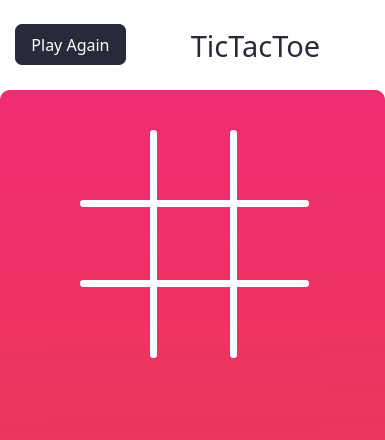
<?xml version="1.0" encoding="UTF-8"?>
<ui version="4.0">
 <class>janela_jogodavelha</class>
 <widget class="QDialog" name="janela_jogodavelha">
  <property name="geometry">
   <rect>
    <x>0</x>
    <y>0</y>
    <width>385</width>
    <height>440</height>
   </rect>
  </property>
  <property name="minimumSize">
   <size>
    <width>385</width>
    <height>440</height>
   </size>
  </property>
  <property name="maximumSize">
   <size>
    <width>385</width>
    <height>440</height>
   </size>
  </property>
  <property name="windowTitle">
   <string>Tic Tac Toe</string>
  </property>
  <property name="windowIcon">
   <iconset>
    <normaloff>../img/keycap-number-sign_23-fe0f-20e3.png</normaloff>../img/keycap-number-sign_23-fe0f-20e3.png</iconset>
  </property>
  <property name="styleSheet">
   <string notr="true">background-color: white;</string>
  </property>
  <widget class="Line" name="line_4">
   <property name="geometry">
    <rect>
     <x>230</x>
     <y>130</y>
     <width>7</width>
     <height>228</height>
    </rect>
   </property>
   <property name="styleSheet">
    <string notr="true">background-color: rgb(255, 255, 255);
border-radius: 3px;</string>
   </property>
   <property name="orientation">
    <enum>Qt::Vertical</enum>
   </property>
  </widget>
  <widget class="Line" name="line_3">
   <property name="geometry">
    <rect>
     <x>150</x>
     <y>130</y>
     <width>7</width>
     <height>228</height>
    </rect>
   </property>
   <property name="styleSheet">
    <string notr="true">border: none;
background-color: rgb(255, 255, 255);
border-radius: 3px;</string>
   </property>
   <property name="orientation">
    <enum>Qt::Vertical</enum>
   </property>
  </widget>
  <widget class="Line" name="line">
   <property name="geometry">
    <rect>
     <x>80</x>
     <y>200</y>
     <width>229</width>
     <height>7</height>
    </rect>
   </property>
   <property name="minimumSize">
    <size>
     <width>0</width>
     <height>0</height>
    </size>
   </property>
   <property name="maximumSize">
    <size>
     <width>16777215</width>
     <height>16777215</height>
    </size>
   </property>
   <property name="styleSheet">
    <string notr="true">background-color: rgb(255, 255, 255);
border-radius: 3px;</string>
   </property>
   <property name="orientation">
    <enum>Qt::Horizontal</enum>
   </property>
  </widget>
  <widget class="Line" name="line_2">
   <property name="geometry">
    <rect>
     <x>80</x>
     <y>280</y>
     <width>229</width>
     <height>7</height>
    </rect>
   </property>
   <property name="styleSheet">
    <string notr="true">background-color: rgb(255, 255, 255);
border-radius: 3px;</string>
   </property>
   <property name="orientation">
    <enum>Qt::Horizontal</enum>
   </property>
  </widget>
  <widget class="QPushButton" name="btn1">
   <property name="geometry">
    <rect>
     <x>80</x>
     <y>130</y>
     <width>68</width>
     <height>68</height>
    </rect>
   </property>
   <property name="font">
    <font>
     <family>Fredoka One</family>
     <pointsize>48</pointsize>
    </font>
   </property>
   <property name="styleSheet">
    <string notr="true">border: none;
background-color: transparent;
color: white;</string>
   </property>
   <property name="text">
    <string/>
   </property>
  </widget>
  <widget class="QPushButton" name="btn2">
   <property name="geometry">
    <rect>
     <x>160</x>
     <y>130</y>
     <width>68</width>
     <height>68</height>
    </rect>
   </property>
   <property name="font">
    <font>
     <family>Fredoka One</family>
     <pointsize>48</pointsize>
    </font>
   </property>
   <property name="styleSheet">
    <string notr="true">border: none;
background-color: transparent;
color: white;</string>
   </property>
   <property name="text">
    <string/>
   </property>
  </widget>
  <widget class="QPushButton" name="btn3">
   <property name="geometry">
    <rect>
     <x>240</x>
     <y>130</y>
     <width>68</width>
     <height>68</height>
    </rect>
   </property>
   <property name="font">
    <font>
     <family>Fredoka One</family>
     <pointsize>48</pointsize>
    </font>
   </property>
   <property name="styleSheet">
    <string notr="true">border: none;
background-color: transparent;
color: white;</string>
   </property>
   <property name="text">
    <string/>
   </property>
  </widget>
  <widget class="QPushButton" name="btn6">
   <property name="geometry">
    <rect>
     <x>240</x>
     <y>210</y>
     <width>68</width>
     <height>68</height>
    </rect>
   </property>
   <property name="font">
    <font>
     <family>Fredoka One</family>
     <pointsize>48</pointsize>
    </font>
   </property>
   <property name="styleSheet">
    <string notr="true">border: none;
background-color: transparent;
color: white;</string>
   </property>
   <property name="text">
    <string/>
   </property>
  </widget>
  <widget class="QPushButton" name="btn5">
   <property name="geometry">
    <rect>
     <x>160</x>
     <y>210</y>
     <width>68</width>
     <height>68</height>
    </rect>
   </property>
   <property name="font">
    <font>
     <family>Fredoka One</family>
     <pointsize>48</pointsize>
    </font>
   </property>
   <property name="styleSheet">
    <string notr="true">border: none;
background-color: transparent;
color: white;</string>
   </property>
   <property name="text">
    <string/>
   </property>
  </widget>
  <widget class="QPushButton" name="btn4">
   <property name="geometry">
    <rect>
     <x>80</x>
     <y>210</y>
     <width>68</width>
     <height>68</height>
    </rect>
   </property>
   <property name="font">
    <font>
     <family>Fredoka One</family>
     <pointsize>48</pointsize>
    </font>
   </property>
   <property name="styleSheet">
    <string notr="true">border: none;
background-color: transparent;
color: white;</string>
   </property>
   <property name="text">
    <string/>
   </property>
  </widget>
  <widget class="QPushButton" name="btn7">
   <property name="geometry">
    <rect>
     <x>80</x>
     <y>290</y>
     <width>68</width>
     <height>68</height>
    </rect>
   </property>
   <property name="font">
    <font>
     <family>Fredoka One</family>
     <pointsize>48</pointsize>
    </font>
   </property>
   <property name="styleSheet">
    <string notr="true">border: none;
background-color: transparent;
color: white;</string>
   </property>
   <property name="text">
    <string/>
   </property>
  </widget>
  <widget class="QPushButton" name="btn8">
   <property name="geometry">
    <rect>
     <x>160</x>
     <y>290</y>
     <width>68</width>
     <height>68</height>
    </rect>
   </property>
   <property name="font">
    <font>
     <family>Fredoka One</family>
     <pointsize>48</pointsize>
    </font>
   </property>
   <property name="styleSheet">
    <string notr="true">border: none;
background-color: transparent;
color: white;</string>
   </property>
   <property name="text">
    <string/>
   </property>
  </widget>
  <widget class="QPushButton" name="btn9">
   <property name="geometry">
    <rect>
     <x>240</x>
     <y>290</y>
     <width>68</width>
     <height>68</height>
    </rect>
   </property>
   <property name="font">
    <font>
     <family>Fredoka One</family>
     <pointsize>48</pointsize>
    </font>
   </property>
   <property name="styleSheet">
    <string notr="true">border: none;
background-color: transparent;
color: white;</string>
   </property>
   <property name="text">
    <string/>
   </property>
  </widget>
  <widget class="QLabel" name="lbl_turn">
   <property name="geometry">
    <rect>
     <x>80</x>
     <y>380</y>
     <width>231</width>
     <height>41</height>
    </rect>
   </property>
   <property name="font">
    <font>
     <family>Fredoka One</family>
     <pointsize>16</pointsize>
     <weight>50</weight>
     <bold>false</bold>
     <kerning>true</kerning>
    </font>
   </property>
   <property name="styleSheet">
    <string notr="true">background-color: transparent;
color: rgb(255, 255, 255);</string>
   </property>
   <property name="text">
    <string/>
   </property>
   <property name="alignment">
    <set>Qt::AlignCenter</set>
   </property>
  </widget>
  <widget class="QPushButton" name="btn_playagain">
   <property name="geometry">
    <rect>
     <x>15</x>
     <y>24</y>
     <width>111</width>
     <height>41</height>
    </rect>
   </property>
   <property name="font">
    <font>
     <family>Fredoka One</family>
     <pointsize>12</pointsize>
     <weight>50</weight>
     <bold>false</bold>
    </font>
   </property>
   <property name="cursor">
    <cursorShape>PointingHandCursor</cursorShape>
   </property>
   <property name="styleSheet">
    <string notr="true">color: #ffffff;
color: rgb(255, 255, 255);
background-color: rgb(40, 42, 58);
border-radius: 7px;</string>
   </property>
   <property name="text">
    <string>Play Again</string>
   </property>
  </widget>
  <widget class="QLabel" name="label">
   <property name="geometry">
    <rect>
     <x>0</x>
     <y>90</y>
     <width>385</width>
     <height>361</height>
    </rect>
   </property>
   <property name="styleSheet">
    <string notr="true">background-color: qlineargradient(spread:pad, x1:0.506, y1:1, x2:0.494, y2:0, stop:0 rgba(235, 55, 90, 255), stop:1 rgba(240, 45, 115, 255));
border-radius: 10px;</string>
   </property>
   <property name="text">
    <string/>
   </property>
  </widget>
  <widget class="QLabel" name="lbl_turn_2">
   <property name="geometry">
    <rect>
     <x>140</x>
     <y>20</y>
     <width>231</width>
     <height>51</height>
    </rect>
   </property>
   <property name="font">
    <font>
     <family>Fredoka One</family>
     <pointsize>22</pointsize>
     <weight>50</weight>
     <bold>false</bold>
     <kerning>true</kerning>
    </font>
   </property>
   <property name="styleSheet">
    <string notr="true">background-color: transparent;
color: rgb(40, 42, 58);</string>
   </property>
   <property name="text">
    <string>TicTacToe</string>
   </property>
   <property name="alignment">
    <set>Qt::AlignCenter</set>
   </property>
  </widget>
  <zorder>label</zorder>
  <zorder>line_4</zorder>
  <zorder>line_3</zorder>
  <zorder>line</zorder>
  <zorder>line_2</zorder>
  <zorder>btn1</zorder>
  <zorder>btn2</zorder>
  <zorder>btn3</zorder>
  <zorder>btn6</zorder>
  <zorder>btn5</zorder>
  <zorder>btn4</zorder>
  <zorder>btn7</zorder>
  <zorder>btn8</zorder>
  <zorder>btn9</zorder>
  <zorder>lbl_turn</zorder>
  <zorder>btn_playagain</zorder>
  <zorder>lbl_turn_2</zorder>
 </widget>
 <resources/>
 <connections/>
</ui>
